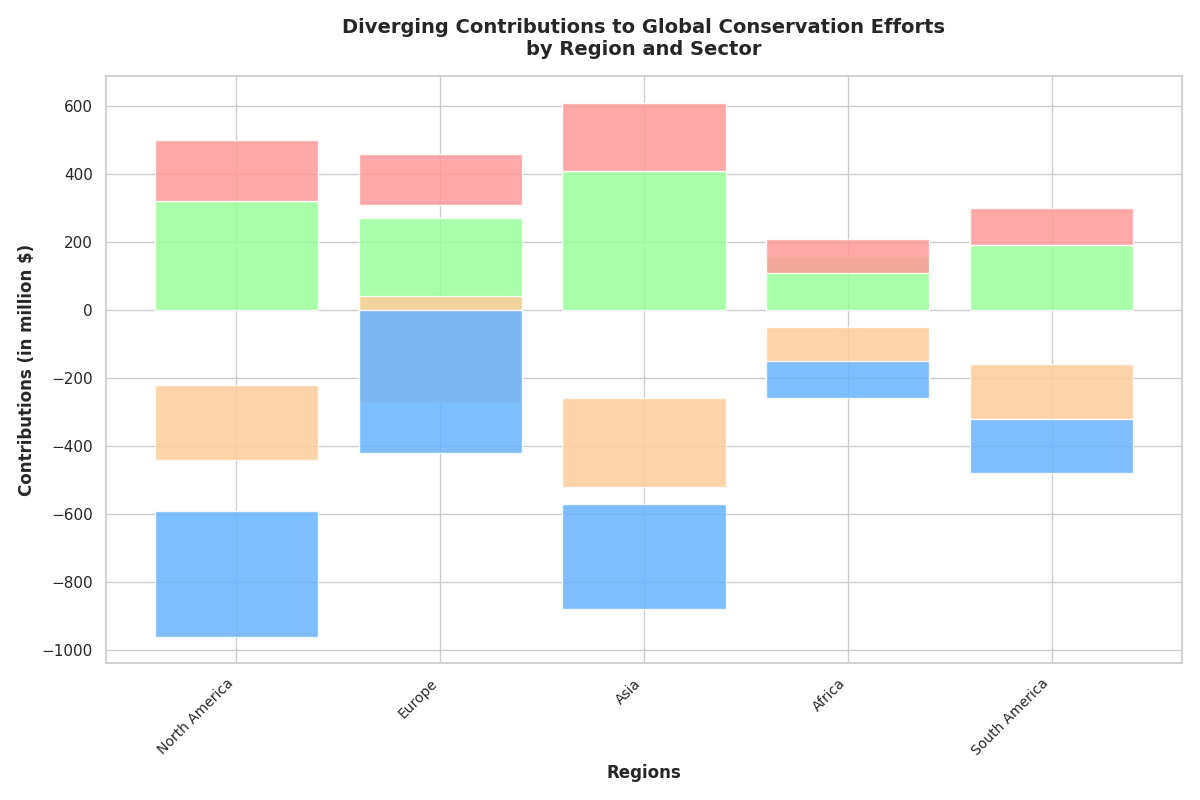

The script that drew this image:
import matplotlib.pyplot as plt
import numpy as np

regions = ['North America', 'Europe', 'Asia', 'Africa', 'South America']
sectors = ['Wildlife Protection', 'Forest Conservation', 'Ocean Cleanup', 'Renewable Energy']

contributions = np.array([
    [320, -220, 180, -370],  # North America
    [-270, 310, -150, 420],  # Europe
    [410, -260, 200, -310],  # Asia
    [-160, 110, -100, 110],  # Africa
    [190, -160, 110, -160]   # South America
])

fig, ax = plt.subplots(figsize=(12, 8))

# Manually shuffled colors
colors = ['#99FF99', '#FFCC99', '#FF9999', '#66B3FF']

cumulative_positive = np.where(contributions > 0, contributions, 0).cumsum(axis=1)
cumulative_negative = np.where(contributions < 0, contributions, 0).cumsum(axis=1)

for i, sector in enumerate(sectors):
    ax.bar(regions, contributions[:, i],
           color=colors[i], alpha=0.85,
           bottom=cumulative_negative[:, i] if contributions[:, i][0] < 0 else 
           cumulative_positive[:, i] - contributions[:, i])

ax.set_ylabel('Contributions (in million $)', fontsize=12, fontweight='bold')
ax.set_xlabel('Regions', fontsize=12, fontweight='bold')
ax.set_title('Diverging Contributions to Global Conservation Efforts\nby Region and Sector',
             fontsize=14, fontweight='bold', pad=15)

ax.set_xticks(np.arange(len(regions)))
ax.set_xticklabels(regions, rotation=45, ha='right', fontsize=10)

plt.tight_layout()

plt.show()
